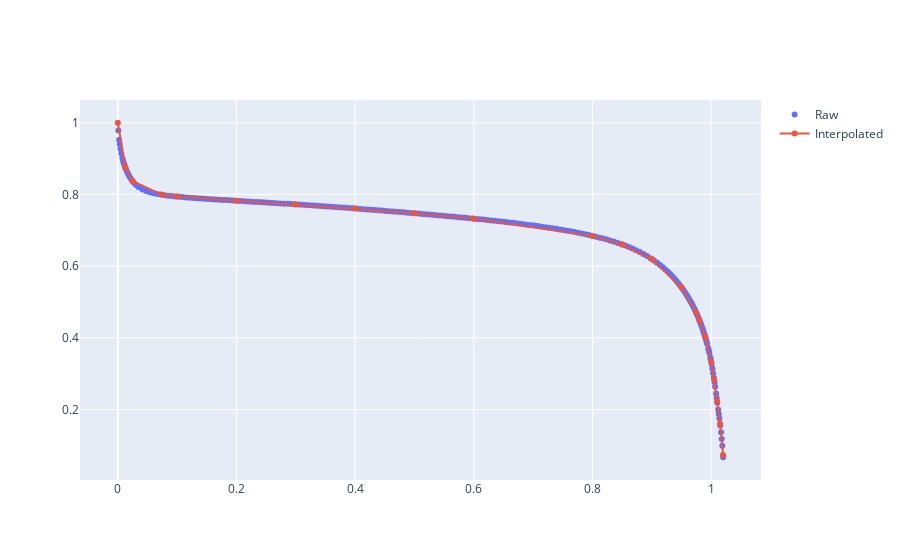

Notebook code cell kept with this figure:
### Markdown cell above
## What does raw versus interpolated data look like?

### Code cell
fig = go.Figure()
fig.add_trace(go.Scatter(x = df.Qd, y = df.V_norm, showlegend=True, mode="markers", name="Raw"))
fig.add_trace(go.Scatter(x = interp_df.Q_eval, y = interp_df.V_norm, showlegend=True, mode="markers+lines" , name="Interpolated"))

### Figure 1 — Plotly figure (JSON) as saved in the notebook; plotly's stock layout.template omitted (floating-point values rounded to 4 significant figures; data arrays with more than 128 entries replaced by an {"elided": "..."} marker saying what was removed)
{"data": [{"mode": "markers", "name": "Raw", "showlegend": true, "type": "scatter", "x": {"elided": "220 float values"}, "y": {"elided": "220 float values"}}, {"mode": "markers+lines", "name": "Interpolated", "showlegend": true, "type": "scatter", "x": [0, 0.0125, 0.025, 0.075, 0.1, 0.2, 0.3, 0.4, 0.5, 0.6, 0.8, 0.85, 0.9, 0.95, 0.975, 0.98, 0.99, 1, 1.005, 1.01, 1.015, 1.02], "y": [0.9999, 0.8758, 0.8368, 0.7987, 0.7938, 0.7823, 0.7721, 0.7606, 0.7474, 0.7324, 0.6843, 0.6603, 0.6197, 0.5407, 0.4694, 0.45, 0.402, 0.3329, 0.2836, 0.2229, 0.1605, 0.07337]}], "layout": {}}
